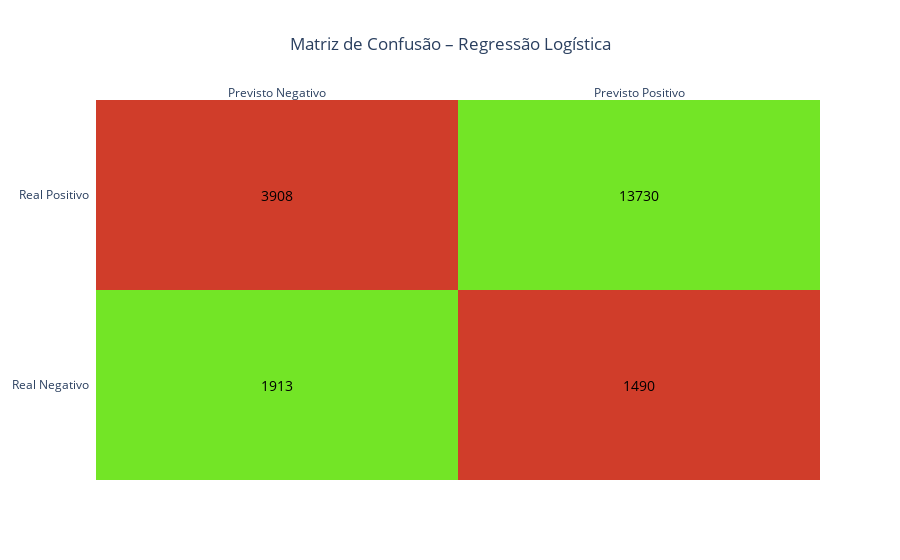

Write notebook code for a chart like this one.
### Markdown cell above
##### Matriz de confusão

### Code cell
x = ['Previsto Negativo', 'Previsto Positivo']
y = ['Real Negativo', 'Real Positivo']
cm_log = confusion_matrix(y_test, y_pred_log)

# Create a mask: diagonal (correct) = 1, off-diagonal (errors) = 0
z_mask = [[1 if i == j else 0 for j in range(cm_log.shape[1])] for i in range(cm_log.shape[0])]
# Use the actual confusion numbers as annotation text
annot = cm_log.astype(str).tolist()
# Colors: errors -> red, correct -> green
colorscale = [[0, "#d03d2a"], [1, "#73e526"]]

fig = ff.create_annotated_heatmap(
   z=z_mask,
   annotation_text=annot,
   x=x,
   y=y,
   colorscale=colorscale,
   showscale=False
)
# Make annotation text white for readability on colored cells
for a in fig.layout.annotations:
   a.font = dict(color='black', size=14)

fig.update_layout(title_text='Matriz de Confusão – Regressão Logística', title_x=0.5)
fig.show()

### Figure 1 — Plotly figure (JSON) as saved in the notebook; plotly's stock layout.template omitted (floating-point values rounded to 4 significant figures)
{"data": [{"colorscale": [[0, "#d03d2a"], [1, "#73e526"]], "reversescale": false, "showscale": false, "type": "heatmap", "x": ["Previsto Negativo", "Previsto Positivo"], "y": ["Real Negativo", "Real Positivo"], "z": [[1, 0], [0, 1]]}], "layout": {"annotations": [{"font": {"color": "black", "size": 14}, "showarrow": false, "text": "1913", "x": "Previsto Negativo", "xref": "x", "y": "Real Negativo", "yref": "y"}, {"font": {"color": "black", "size": 14}, "showarrow": false, "text": "1490", "x": "Previsto Positivo", "xref": "x", "y": "Real Negativo", "yref": "y"}, {"font": {"color": "black", "size": 14}, "showarrow": false, "text": "3908", "x": "Previsto Negativo", "xref": "x", "y": "Real Positivo", "yref": "y"}, {"font": {"color": "black", "size": 14}, "showarrow": false, "text": "13730", "x": "Previsto Positivo", "xref": "x", "y": "Real Positivo", "yref": "y"}], "title": {"text": "Matriz de Confusão – Regressão Logística", "x": 0.5}, "xaxis": {"dtick": 1, "gridcolor": "rgb(0, 0, 0)", "side": "top", "ticks": ""}, "yaxis": {"dtick": 1, "ticks": "", "ticksuffix": "  "}}}
